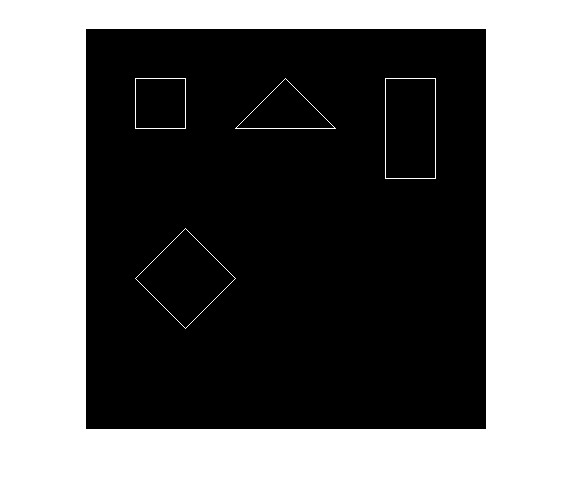
#> input picture excersiecs/EhsanMajidigithub/7/image.png, 574 x 493 px, found by its file name
$ python crop.py
#> lines starting #> are read from the running program, lines starting #| are printed output that depends on the picture; after the words box and inside, x2 and y2 are one past the last pixel; in counts of white or black regions, pixels touching at a corner belong together
import numpy as np
import cv2

image = cv2.imread('image.png')
#> image is the input picture: shape (493, 574, 3); 43.8% white; 5 white regions, box (x1, y1, x2, y2) and area: (0, 0, 574, 493) 122982, (385, 78, 436, 179) 300, (135, 78, 186, 129) 200, (235, 78, 336, 129) 200, (135, 228, 236, 329) 200
y=0
x=0
h=100
w=200
crop = image[y:y+h, x:x+w]
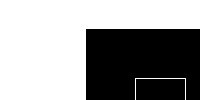
#> crop: shape (100, 200, 3); 60% white; 2 black regions, box (x1, y1, x2, y2) and area: (86, 29, 200, 100) 6972, (136, 79, 185, 100) 1029
cv2.imshow('Image', crop)
cv2.waitKey(0)
